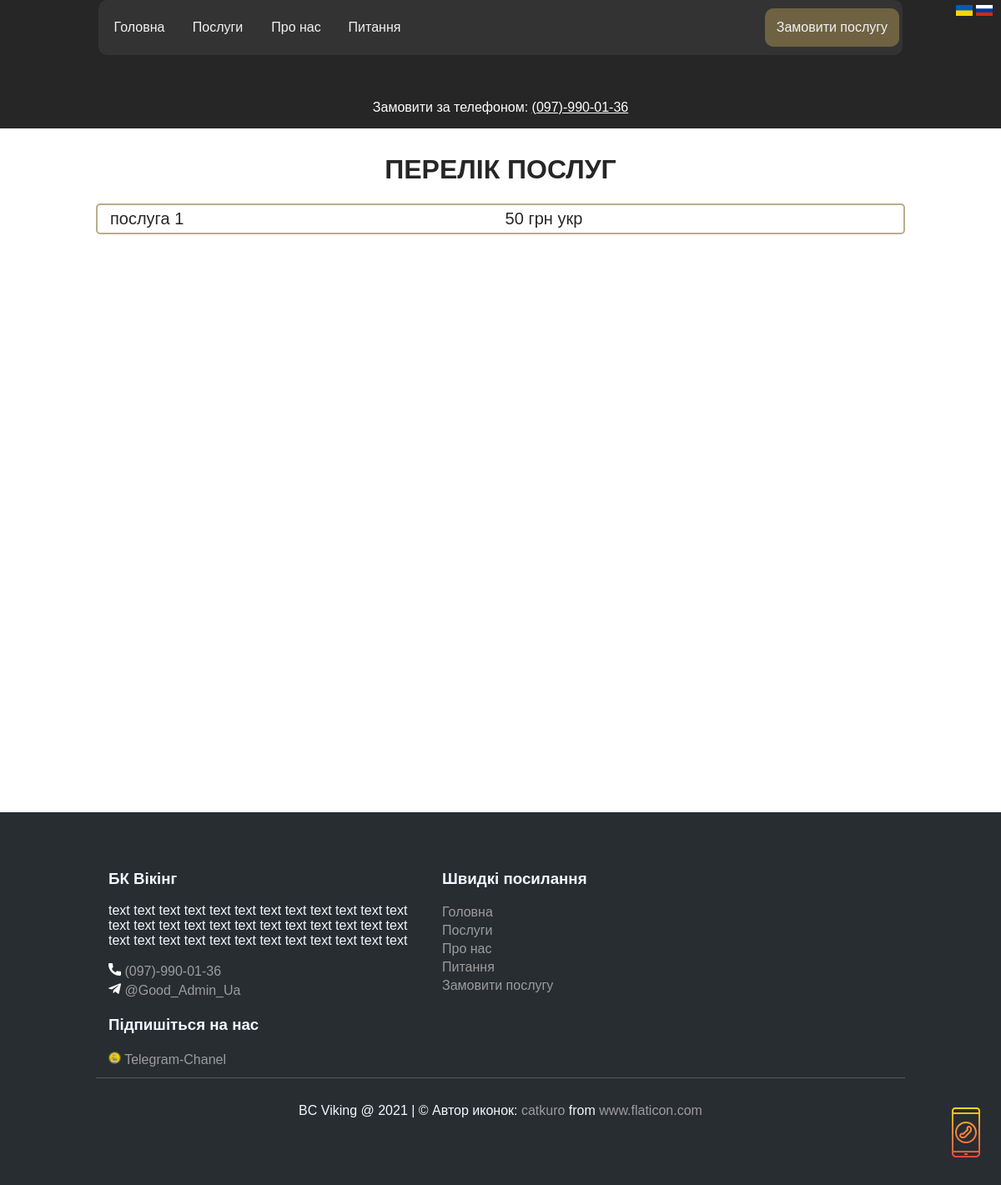
The page /uk/services/ on the database as committed earlier.
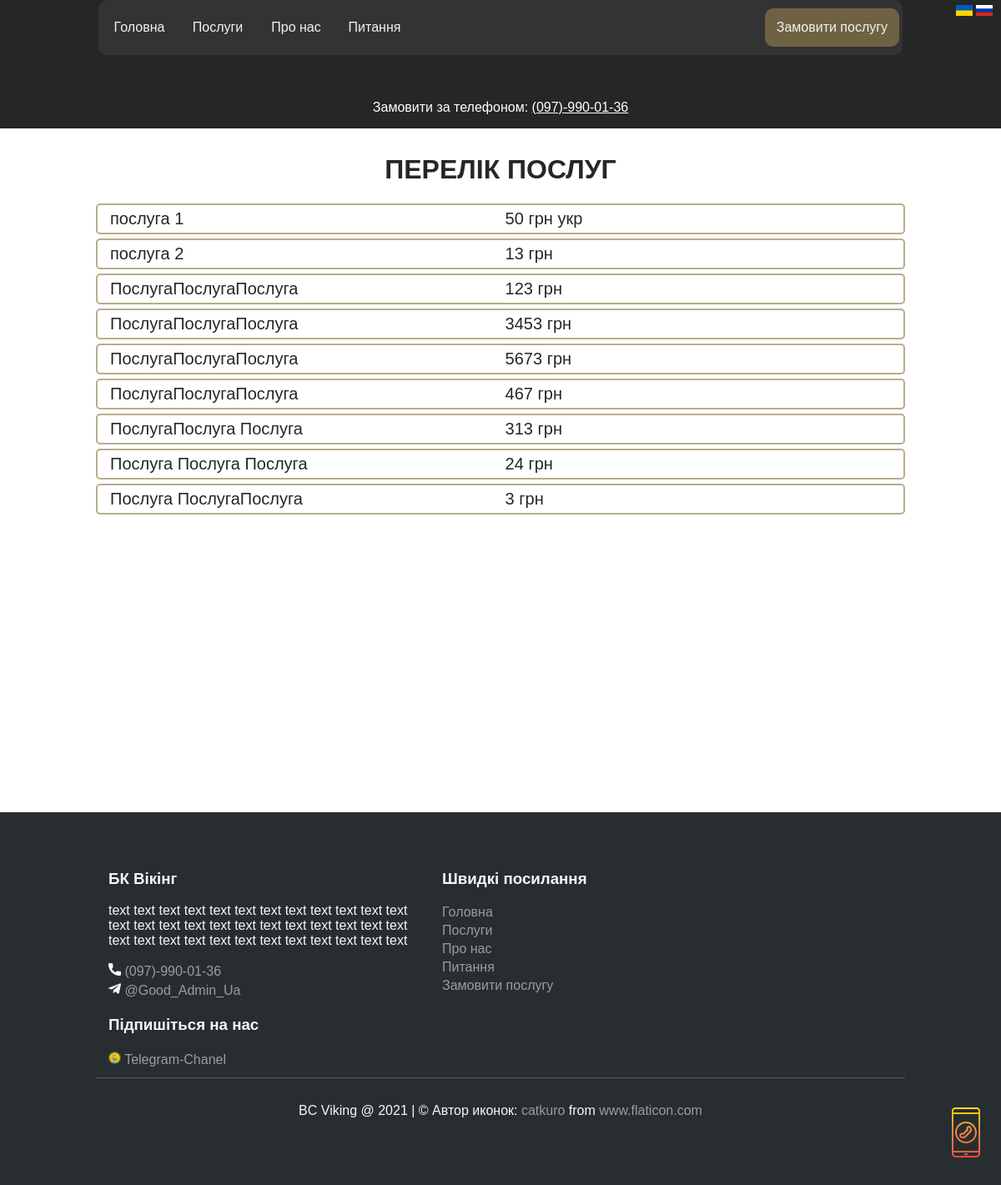
The same page on the database as committed later.
### main/models.py (models this page shows, shortened)
class ServicesAndPrice(models.Model):
    service = models.CharField('Услуга RU', max_length=200)
    serviceUA = models.CharField('Послуга UA', max_length=200, null=True, blank=True)
    description = models.TextField('Описание RU', null=True, blank=True)
    descriptionUA = models.TextField('Опис UA', null=True, blank=True)
    price = models.DecimalField(_('Ціна'), max_digits=6, decimal_places=0)
    si = models.CharField('Единици измерения RU', max_length=20, null=True, blank=True, default='грн')
    siUA = models.CharField('Одиниці виміру UA', max_length=20, null=True, blank=True, default='грн')
    image = models.ImageField(_('Зображення'), null=True, blank=True, upload_to='var/www/file_project/media/images/')
    class Meta:
        verbose_name = _('Послуга')
        verbose_name_plural = _('Послуги')
    objects = models.Manager()          # Менеджер за замовчуванням
    published = ServiceManager()        # Наш новий менеджер

### main/views.py (the view)
# urls.py: path('services/', views.services, name='services'),
def services(request):
    service = ServicesAndPrice.objects.order_by('id')
    return render(request, 'main/services.html', {'service': service})

### main/templates/main/services.html (shortened to what this page needs)
{% extends 'main/base.html' %}
{% load i18n %}
{% block content %}
    <p>{% translate 'Замовити за телефоном:' %} <a href="tel:+380979900136" style="color: white; ">(097)-990-01-36</a></p>
{% endblock %}
{% block contentFullWidth %}
    <h1 align="center">{% translate 'ПЕРЕЛІК ПОСЛУГ' %}</h1>
    <div class="serviceTabl">
    {% get_current_language as LANGUAGE_CODE %}
        {% if LANGUAGE_CODE == 'ru' %}
            {% for i in service %}
                <a href="{% url 'service_detail' i.id %}" class="serviceAndPriseHref"><div class="serviceAndPrise">
                    <div class="service">{{ i.service }}</div>
                    <div class="price">{{ i.price }}
                        {% if i.si != none %}
                            <div style="display: inline">{{ i.si }}</div>
                        {% else %}
                            <div style="display: inline"></div>
                        {% endif %}
                    </div>
                </div></a>
            {% endfor %}
        {% elif LANGUAGE_CODE == 'uk' %}
            {% for i in service %}
                <a href="{% url 'service_detail' i.id %}" class="serviceAndPriseHref"><div class="serviceAndPrise">
                    <div class="service">{{ i.serviceUA }}</div>
                    <div class="price">{{ i.price }}
                        {% if i.si != none %}
                            <div style="display: inline">{{ i.siUA }}</div>
                        {% else %}
                            <div style="display: inline"></div>
                        {% endif %}
                    </div>
                </div></a>
            {% endfor %}
        {% endif %}
    </div>
{% endblock %}

### main/templates/main/base.html (shortened to what this page needs)
{% load static %}
{% load i18n %}
<!DOCTYPE html>
<html lang="ua">
<head>
    <link rel="stylesheet" type="text/css" href="{% static '/main/style/style.css' %}">
</head>
<body>
<header>
    <div class="foot">
        <nav>
            <a href="{% url 'home' %}">{% translate 'Головна' %}</a>
            <a href="{% url 'services' %}">{% translate 'Послуги' %}</a>
            <a href="{% url 'about' %}">{% translate 'Про нас' %}</a>
            <a href="{% url 'create' %}">{% translate 'Питання' %}</a>
            <a id="order" href="{% url 'order' %}">{% translate 'Замовити послугу' %}</a>
        </nav>
    </div>
</header>
<div id="lang">
    {% get_current_language as LANGUAGE_CODE %}
    {% get_available_languages as LANGUAGES %}
    {% get_language_info_list for LANGUAGES as languages %}
        {% for language in languages %}
            <a href="/{{ language.code }}/" {% if language.code == LANGUAGE_CODE %} class="selected"{% endif %}>
                {% if language.code == 'uk' %}<img id="ua" src="{% static 'main/img/ua.jpg' %}" width="20px" alt="lang">
                {% elif language.code == 'ru' %}<img id="ru" src="{% static 'main/img/ru.png' %}" width="20px" alt="lang">
                {% endif %}
            </a>
        {% endfor %}
</div>
<div class="center">
    {% block content %}{% endblock %}
</div>
<div style="background-color: white; width: 100%; min-width: 284px">
    <div class="cont">
        {% block contentFullWidth %}{% endblock %}
    </div>
</div>
<div id="pop"></div>
<footer>
    <div class="footerContainer">
        <div class="row">
            <div class="ulCont">
                <h3>{% translate 'БК Вікінг' %}</h3>
                <p>text text text text text text text text text text text text text text text text text text text text text text text text text text text text text text text text text text text text </p>
                <a href="tel:+380979900136"><img src="{% static 'main/img/phone-call.svg' %}" alt="call" width="15px"> (097)-990-01-36</a><br>
                <a href="https://t.me/Good_Admin_Ua"><img src="{% static 'main/img/telegram.svg' %}" alt="telegram" width="15px"> @Good_Admin_Ua</a><br>
            </div>
            <div class="ulCont">
                <h3>{% translate 'Швидкі посилання' %}</h3>
                <a href="{% url 'home' %}">{% translate 'Головна' %}</a><br>
                <a href="{% url 'services' %}">{% translate 'Послуги' %}</a><br>
                <a href="{% url 'about' %}">{% translate 'Про нас' %}</a><br>
                <a href="{% url 'create' %}">{% translate 'Питання' %}</a><br>
                <a href="{% url 'order' %}">{% translate 'Замовити послугу' %}</a><br>
            </div>
            <div class="ulCont">
                <h3>{% translate 'Підпишіться на нас' %}</h3>
                <a href="https://t.me/joinchat/xZG454sVelk3MDli"><img src="{% static 'main/img/rab-removebg-preview.png' %}" alt="rabitnik" width="15px"> Telegram-Chanel</a><br>
            </div>
        </div>
        <div class="row2">
             <div>BC Viking @ 2021 | &#169; Автор иконок: <a href="https://www.flaticon.com/ru/authors/catkuro" title="catkuro">catkuro</a> from <a href="https://www.flaticon.com/ru/" title="Flaticon">www.flaticon.com</a></div>
        </div>
    </div>
</footer>
</body>
</html>

### static/main/style/style.css (style rules this page uses)
html { //height: 100%; margin: 0; padding: 0; font-family: sans-serif; background-color: #262626; color: #ffffff; }
body { margin: 0; padding: 0; //background: #262626; min-height:1100px; //text-align: center; }
header { position: static; display: inline-block; width: 100%; height: 100px; margin: 0; top: 0; left: 0; text-align: center; }
.foot { position: fixed; display: block; width: 100%; }
.foot nav { display: inline-block; margin-top: 0; overflow: hidden; background-color: #333333; border-radius: 10px; text-align: center; width: 80%; padding: 0 2px; }
.foot a { display: inline-block; color: #f2f2f2; text-align: center; padding: 14px 5px; text-decoration: none; width: 80px; margin: 10px 2px; float: left; max-height: 100px; transition: background-color 0.5s; border-radius: 10px; }
#order { background-color: #6e6243; color: #f2f2f2; border-radius: 10px; float: right; width: 4cm; }
#lang { right: 10px; top: 5px; position: absolute; }
#lang a { text-decoration: none; color: #E6E6FA; }
.center { text-align: center; max-width: 1200px; min-width: 284px; margin: 0 auto; word-wrap: break-word; }
.serviceAndPrise { display: block; margin-bottom: 5px; border: solid #b9ac8d 2px; border-radius: 5px; padding: 5px 15px; font-size: 20px; transition: box-shadow 0.3s; }
.serviceAndPriseHref { text-decoration: none; color: #262626; }
.service { display: inline-block; min-width: 50%; }
.price { display: inline-block; }
.cont { min-height: 100vh; max-width: 1200px; background-color: white; color: #262626; margin: 0 auto; padding: 10px 5px; text-align: justify; }
#pop { position: fixed; display: block; bottom: 3%; right: 1%; text-align: center; //font-size: 15px; //color: #262626; height: 50px; transition: 200ms; }
footer { padding:50px 0; color:#f0f9ff; background-color:#282d32; }
.footerContainer { display: flex; flex-direction: column; align-items: center; width: 1200px; //padding: 0 15px; margin: 0 auto; }
.row { display: flex; flex-wrap: wrap; justify-content: center; align-items: flex-start; //margin: 0 -15px; padding-bottom: 10px; border-bottom: #5a5a5a solid 1px; }
.row2 { margin: 30px auto; }
.row2 a { text-decoration: none; color: #9c9c9c; transition: 200ms; }
.ulCont { width: 370px; padding: 0 15px; }
.ulCont a { display: inline-block; text-decoration: none; color: #9c9c9c; margin: 2px 0; transition: 200ms; }
@media (max-width: 1200px) { .center, .centerService, .ContentDetail, .cont, .footerContainer { max-width: 970px; } }
@media (max-width: 1200px) { .row { justify-content: flex-start; } }

Rows that differ between the two databases and show on the page:
added ServicesAndPrice: serviceUA "послуга 2", price "13", siUA "грн"
added ServicesAndPrice: serviceUA "ПослугаПослугаПослуга", price "123", siUA "грн"
added ServicesAndPrice: serviceUA "ПослугаПослугаПослуга", price "3453", siUA "грн"
added ServicesAndPrice: serviceUA "ПослугаПослугаПослуга", price "5673", siUA "грн"
added ServicesAndPrice: serviceUA "ПослугаПослугаПослуга", price "467", siUA "грн"
added ServicesAndPrice: serviceUA "ПослугаПослуга Послуга", price "313", siUA "грн"
added ServicesAndPrice: serviceUA "Послуга Послуга Послуга", price "24", siUA "грн"
added ServicesAndPrice: serviceUA "Послуга ПослугаПослуга", price "3", siUA "грн"
